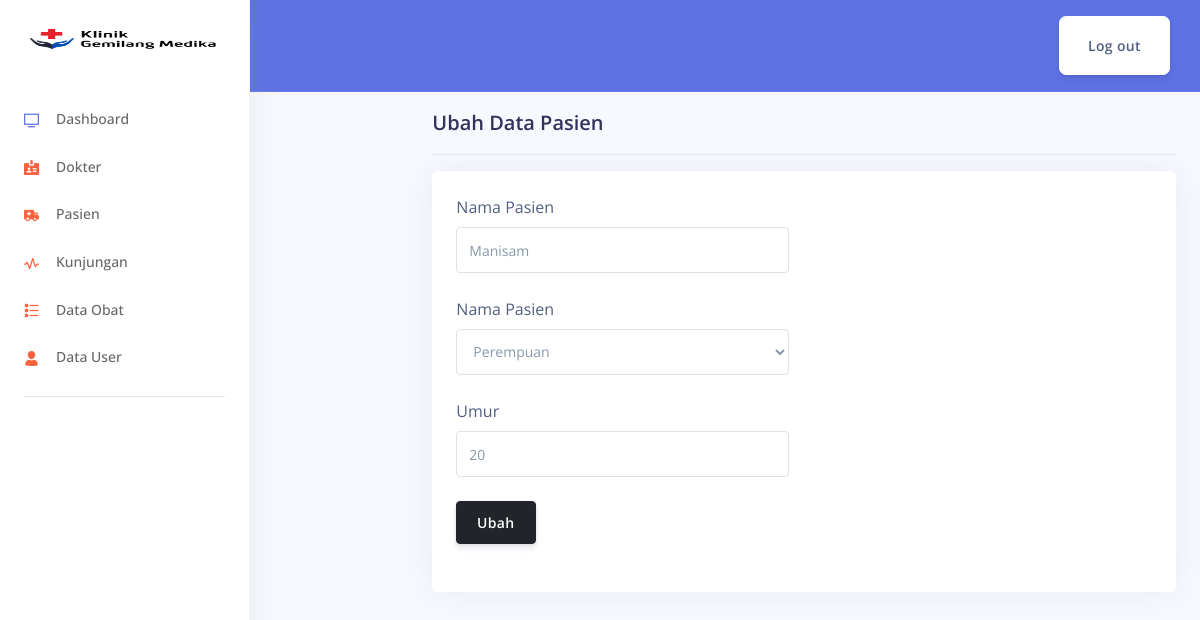
The page /admin/pasien/ubah/1 on the database its author committed.
### tables this page shows
CREATE TABLE `pasien` (
  `id_pasien` int(11) NOT NULL,
  `nama_pasien` varchar(50) NOT NULL,
  `jk_pasien` enum('L','P') NOT NULL,
  `umur_pasien` int(11) NOT NULL
);

### application/controllers/admin/Pasien.php (called while the page is built, shortened)
<?php
class Pasien extends CI_Controller {
	public function __construct()
	{
		$this->load->model('Pasien_m');
		$this->load->library('form_validation');
	}
	public function ubah($id)
	{
		$data['title'] = 'Ubah Data Pasien';
		$where = ['id_pasien' => $id];
		$data['pasien'] = $this->Pasien_m->get_where('pasien', $where)->row_array();
		$this->form_validation->set_rules('nama', 'Nama Pasien', 'required|trim');
		$this->form_validation->set_rules('jk', 'Kelamin Pasien', 'required|trim');
		$this->form_validation->set_rules('umur', 'Umur Pasien', 'required|trim');
		if($this->form_validation->run() == FALSE) {
			$this->load->view('layout/header', $data);
			$this->load->view('layout/sidebar');
			$this->load->view('admin/pasien/ubah', $data);
			$this->load->view('layout/footer');
		}
	}
}

### index.php (called while the page is built, shortened)
<?php
require_once BASEPATH.'core/CodeIgniter.php';

### application/models/Pasien_m.php (called while the page is built, shortened)
<?php
class Pasien_m extends CI_Model {
	public function get_where($table, $where)
	{
		return $this->db->get_where($table, $where);
	}
}

### application/views/admin/pasien/ubah.php (the view, shortened to what this page needs)
<main role="main" class="col-md-9 ml-sm-auto col-lg-10 px-md-4">
  <div class="d-flex justify-content-between flex-wrap flex-md-nowrap align-items-center pt-3 pb-2 mb-3 border-bottom">
    <h1 class="h2"><?= $title; ?></h1>
  </div>
  <div class="card">
    <div class="card-body">
      <div class="row">
        <div class="col-md-6">
          <?= form_open('admin/pasien/ubah/'. $pasien['id_pasien']); ?>
          <div class="form-group">
            <label for="nama">Nama Pasien</label>
            <input type="text" name="nama" id="nama" class="form-control" value="<?= $pasien['nama_pasien']; ?>">
          </div>
          <div class="form-group">
            <label for="jk">Nama Pasien</label>
            <select name="jk" id="jk" class="form-control">
                <option value="P" <?php if($pasien['jk_pasien'] == 'P'){echo "selected";} ?>>Perempuan</option>
            </select>
          </div>
          <div class="form-group">
            <label for="umur">Umur</label>
            <input type="number" name="umur" id="umur" class="form-control" value="<?= $pasien['umur_pasien']; ?>">
          </div>
          <div class="form-group">
            <button type="submit" class="btn btn-dark">Ubah</button>
          </div>
          <?= form_close(); ?>
        </div>
      </div>
    </div>
  </div>
</main>

### rows shown on the page
pasien: nama "Manisam", jk "Perempuan", umur "20"

### other values the page prints
$title "Ubah Data Pasien"
